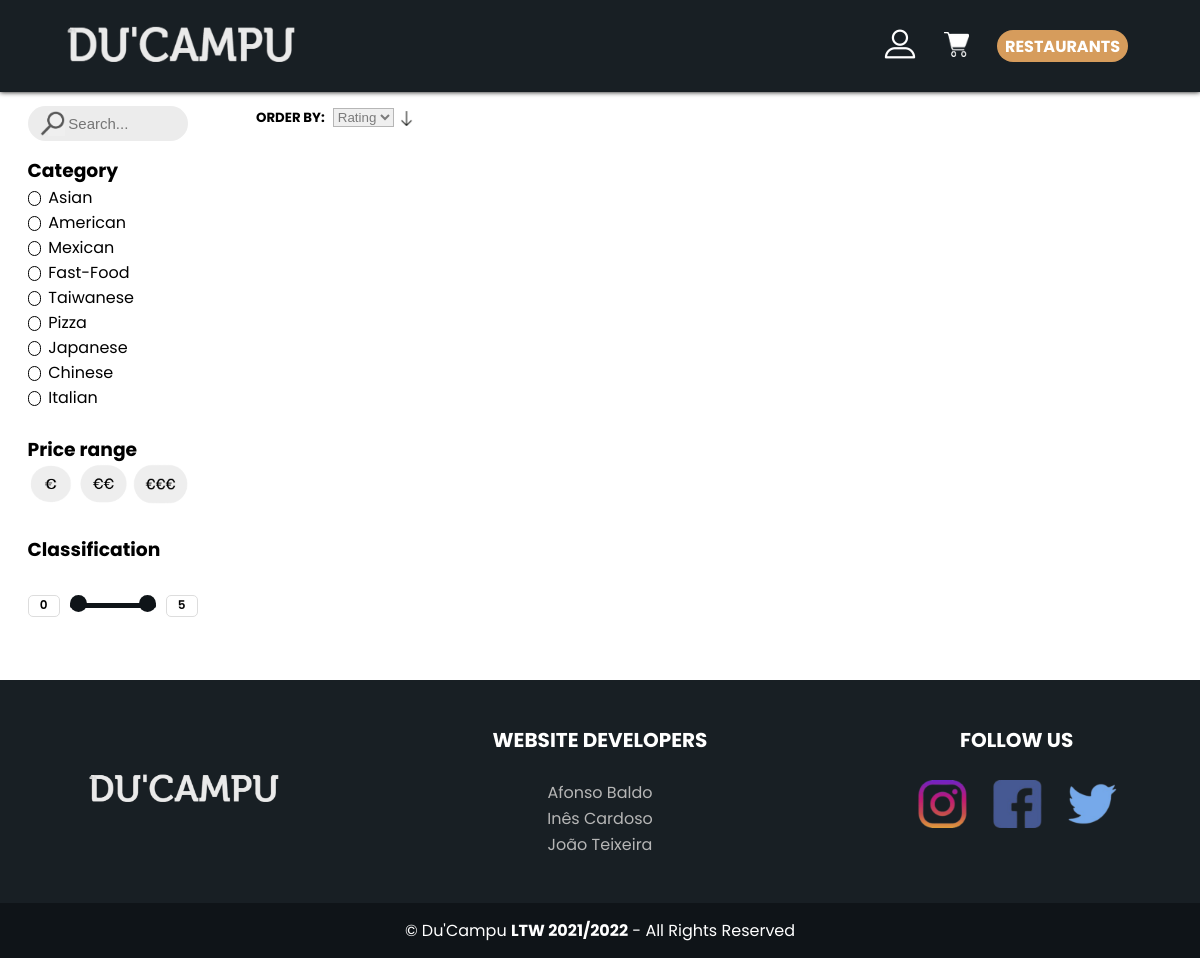
The page /restaurants.php on the database its author committed.
### tables this page shows
CREATE TABLE "Category" (
	"id"	INTEGER,
	"name"	TEXT NOT NULL UNIQUE,
	PRIMARY KEY("id" AUTOINCREMENT)
);

### database/category.class.php (called while the page is built, shortened)
<?php
    class Category{
        public function __construct(int $id, string $name){
            $this->id = $id;
            $this->name= $name;
        }
        static function getCategories(PDO $db) : ?array {
            $stmt = $db->prepare('SELECT * FROM Category;');
            $stmt->execute();
            $category = array();
            while ($category_data = $stmt->fetch()) {
                $category[] = new Category(
                intval($category_data['id']),
                $category_data['name'],
                );
            }
            return $category;
        }
    }
?>

### template/essentials.tpl.php (the view, shortened to what this page needs)
<?php
    require_once(__DIR__ . '/../utils/session.php');
    require_once(__DIR__ . '/../database/category.class.php');
    function show_header_menu(){
        ?>
    <header class="menu">
        <nav>
            <a href = "index.php"> <img src = "images/logo.png" id= "logo"> </a>
            <div class = "nav-links">
                <ul>
                    <li id="profile_list_item">
                        <label for="profile">
                            <img clickable src="images/profile.png" id = "profileIcon"
                                onmouseover="this.src = 'images/profileHoover.png'"  onmouseout="this.src = 'images/profile.png'">
                        </label>
                </li>
                </ul>
                    <li id="cart_list">
                        <label for="cart"  onclick="show_cart()" > <img clickable src="images/cart1.png" alt="Cart" id = "cartIcon"
                        onmouseover="this.src = 'images/cart1Hoover.png'"  onmouseout="this.src = 'images/cart1.png'"></label>
                    </li>
                    <li> <a href ="restaurants.php" id = "restaurantIcon" >RESTAURANTS</a></li>
            </div>
        </nav>
    </header>
<?php
}
    $session = new Session(); ?>
<?php
function show_footer(){?>
<footer class="pageFooter">
    <div class = information>
        <div class = "box">
            <figure>
                <a href = "index.php"> <img src = "images/logo.png"> </a>
            </figure>
        </div>
        <div class="box">
            <h2>WEBSITE DEVELOPERS</h2>
            <p>Afonso Baldo</p>
            <p>Inês Cardoso</p>
            <p>João Teixeira</p>
        </div>
        <div class="box">
            <h2>FOLLOW US</h2>
                <a href = "https://www.instagram.com/world_record_egg/" class ="socialLogo"> <img src = "images/logosSocialMedia.png"></a>
        </div>
        </div>
    <div class = "copyright">
        <p>&copy; Du'Campu <b>LTW 2021/2022</b> - All Rights Reserved</p>
    </div>
</footer>
<?php }
function show_restaurant_category($selected = array()){ ?>
    <section class= "categories" >
    <p><h3>Category</h3></p>
    <?php
        $db = getDatabaseConnection();
        foreach(Category::getCategories($db) as $category ){
            ?>
            <label for="<?php echo ($category->id);?>" >
            <?php echo (htmlentities($category->name));?></label>
            <br>
            <?php
        }
    ?>
    </section>
<?php
}
function show_price_range_checkbox(){
    ?>
        <section class = "price-range">
            <p><h3>Price range</h3></p>
            <label for="euro" > <img clickable src="images/euro.png" id= "euroo" width="47px" height="40px" alt="euro" ></label>
            <label for="doiseuro" > <img clickable src="images/2euro.png" id= "doiseuroo" width="50px" height="40px" alt="2euro"></label>
            <label for="treseuro" > <img clickable src="images/3euro.png" id= "treseuroo" width="55px" height="40px" alt="3euro"></label>
        </section>
    <?php
}
    ?>

### css/restaurantList.css (style rules this page uses)
* { margin: 0; padding: 0; }
[clickable] { cursor: pointer ; }
.filters p { font-weight: 800; }
.price-range { float: left; display:block; }
.categories input[type=checkbox] +label:before { content: ""; border: 0.1em solid #000; border-radius: 0.2em; display: inline-flex; flex-direction: row; width: 0.5em; height: 0.5em; padding-top: 0.15em; padding-left: 0.2em; padding-bottom: 0.15em; margin-right: 0.2em; vertical-align: middle; color: transparent; transition: .2s; border-radius: 35px; }

### css/headerFooter.css (style rules this page uses)
body { min-height: 100vh; display:flex; flex-direction:column; margin:0; padding: 0; }
.menu nav { display: flex; justify-content: space-between; align-items: center; padding: 1% 5%; }
.menu .nav-links { flex:1; text-align:right; }
.menu .nav-links ul li { padding: 10px 12px; position: relative; display: inline-block; vertical-align: middle; }
header.menu { width:100%; background-color: rgb(24, 31, 36); background-size: 100vw 100vh; box-shadow: rgb(0, 0, 0) 0px 0px 5px; }
.menu .nav-links ul li { list-style: none; align-items:center; justify-content:center; }
.menu .nav-links ul li a { color: white; text-decoration: none; font-family: 'Poppins', sans-serif; }
.menu #restaurantIcon { background-color:rgb(214, 156, 92); padding: 0.3em; border-radius: 20px; font-size: 16px; font-weight: bold; padding-right: 0.5em; padding-left: 0.5em; }
.menu #profileIcon { width: 32px; height: 32px; }
.menu #logo { width: 15em; height: 4em; }
.menu #cartIcon { width: 25px; height: 25px; }
.pageFooter { margin-top:auto; }
.pageFooter .information { margin: auto; display: grid; grid-template-columns:repeat(3, 1fr); grid-gap: 50px; }
.pageFooter .information .box { margin-left:auto; margin-right:auto; justify-content: center; align-items:center; }
.pageFooter .information .box h2 { margin-bottom: 25px; }
.pageFooter .information .box figure { display: flex; justify-content: center; align-items:center; }
.pageFooter { background-color: rgb(24, 31, 36); font-family: 'Poppins', sans-serif; width: 100%; }
.pageFooter .information { width: 100%; max-width: 1200px; padding: 45px 0px; }
.pageFooter .information .box figure { width: 100%; height: 100%; }
.pageFooter .information .box img { width: 200px; align-items:center; }
.pageFooter .information .box h2 { font-size: 20px; color: white; text-align: center; }
.pageFooter .information .box p { margin-bottom: 1px; color: #b6b6b6; text-align: center; }
.pageFooter .copyright { background-color: rgb(15,20,24); padding: 15px 10px; text-align: center; color: white; }

### rows shown on the page
category: name "Asian"
category: name "American"
category: name "Mexican"
category: name "Fast-Food"
category: name "Taiwanese"
category: name "Pizza"
category: name "Japanese"
category: name "Chinese"
category: name "Italian"
